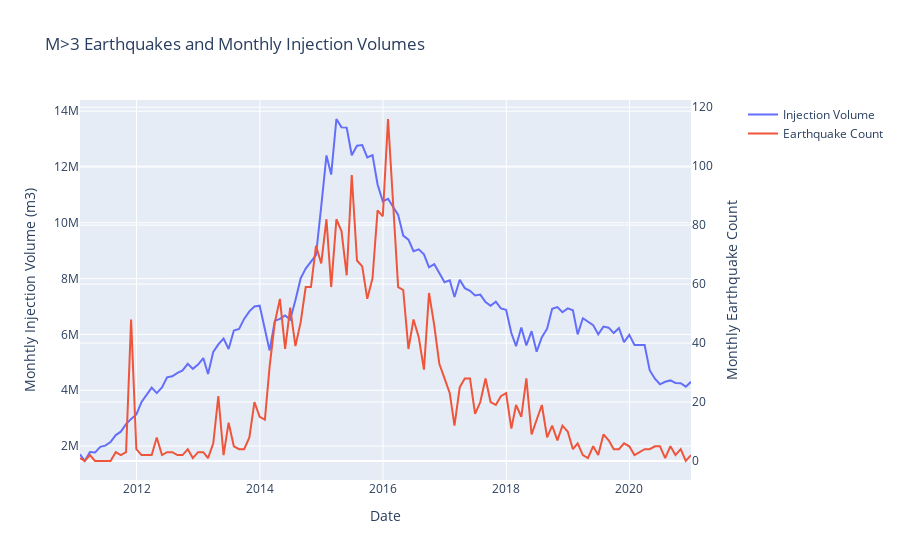

This figure's notebook cell:
### Code cell
fig = make_subplots(specs=[[{"secondary_y": True}]])


# Add traces

fig.add_trace(
    go.Scatter(x=eq_inj_df.date, y=eq_inj_df.monthly_volume_m3,
                    mode='lines',
                    name='Injection Volume'),
    secondary_y=False,)

fig.add_trace(
    go.Scatter(x=eq_inj_df.date, y=eq_inj_df.count_m3,
                    mode='lines',
                    name='Earthquake Count'),
    secondary_y=True,)

# Add figure title
fig.update_layout(
    title_text="M>3 Earthquakes and Monthly Injection Volumes"
)

# Set x-axis title
fig.update_xaxes(title_text="Date")

# Set y-axes titles
fig.update_yaxes(title_text="Monhtly Injection Volume (m3)", secondary_y=False)
fig.update_yaxes(title_text="Monthly Earthquake Count", secondary_y=True)


fig.show()
